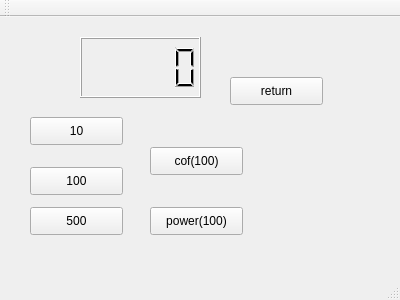
<?xml version="1.0" encoding="UTF-8"?>
<ui version="4.0">
 <class>MainWindow</class>
 <widget class="QMainWindow" name="MainWindow">
  <property name="geometry">
   <rect>
    <x>0</x>
    <y>0</y>
    <width>400</width>
    <height>300</height>
   </rect>
  </property>
  <property name="windowTitle">
   <string>MainWindow</string>
  </property>
  <widget class="QWidget" name="centralWidget">
   <widget class="QLCDNumber" name="lcdNumber">
    <property name="geometry">
     <rect>
      <x>80</x>
      <y>20</y>
      <width>121</width>
      <height>61</height>
     </rect>
    </property>
   </widget>
   <widget class="QPushButton" name="pushButton">
    <property name="geometry">
     <rect>
      <x>30</x>
      <y>100</y>
      <width>93</width>
      <height>28</height>
     </rect>
    </property>
    <property name="text">
     <string>10</string>
    </property>
   </widget>
   <widget class="QPushButton" name="pushButton_2">
    <property name="geometry">
     <rect>
      <x>30</x>
      <y>150</y>
      <width>93</width>
      <height>28</height>
     </rect>
    </property>
    <property name="text">
     <string>100</string>
    </property>
   </widget>
   <widget class="QPushButton" name="pushButton_3">
    <property name="geometry">
     <rect>
      <x>150</x>
      <y>130</y>
      <width>93</width>
      <height>28</height>
     </rect>
    </property>
    <property name="text">
     <string>cof(100)</string>
    </property>
   </widget>
   <widget class="QPushButton" name="pushButton_4">
    <property name="geometry">
     <rect>
      <x>150</x>
      <y>190</y>
      <width>93</width>
      <height>28</height>
     </rect>
    </property>
    <property name="text">
     <string>power(100)</string>
    </property>
   </widget>
   <widget class="QPushButton" name="pushButton_5">
    <property name="geometry">
     <rect>
      <x>230</x>
      <y>60</y>
      <width>93</width>
      <height>28</height>
     </rect>
    </property>
    <property name="text">
     <string>return</string>
    </property>
   </widget>
   <widget class="QPushButton" name="pushButton_6">
    <property name="geometry">
     <rect>
      <x>30</x>
      <y>190</y>
      <width>93</width>
      <height>28</height>
     </rect>
    </property>
    <property name="text">
     <string>500</string>
    </property>
   </widget>
  </widget>
  <widget class="QMenuBar" name="menuBar">
   <property name="geometry">
    <rect>
     <x>0</x>
     <y>0</y>
     <width>400</width>
     <height>26</height>
    </rect>
   </property>
  </widget>
  <widget class="QToolBar" name="mainToolBar">
   <attribute name="toolBarArea">
    <enum>TopToolBarArea</enum>
   </attribute>
   <attribute name="toolBarBreak">
    <bool>false</bool>
   </attribute>
  </widget>
  <widget class="QStatusBar" name="statusBar"/>
 </widget>
 <layoutdefault spacing="6" margin="11"/>
 <resources/>
 <connections/>
</ui>
